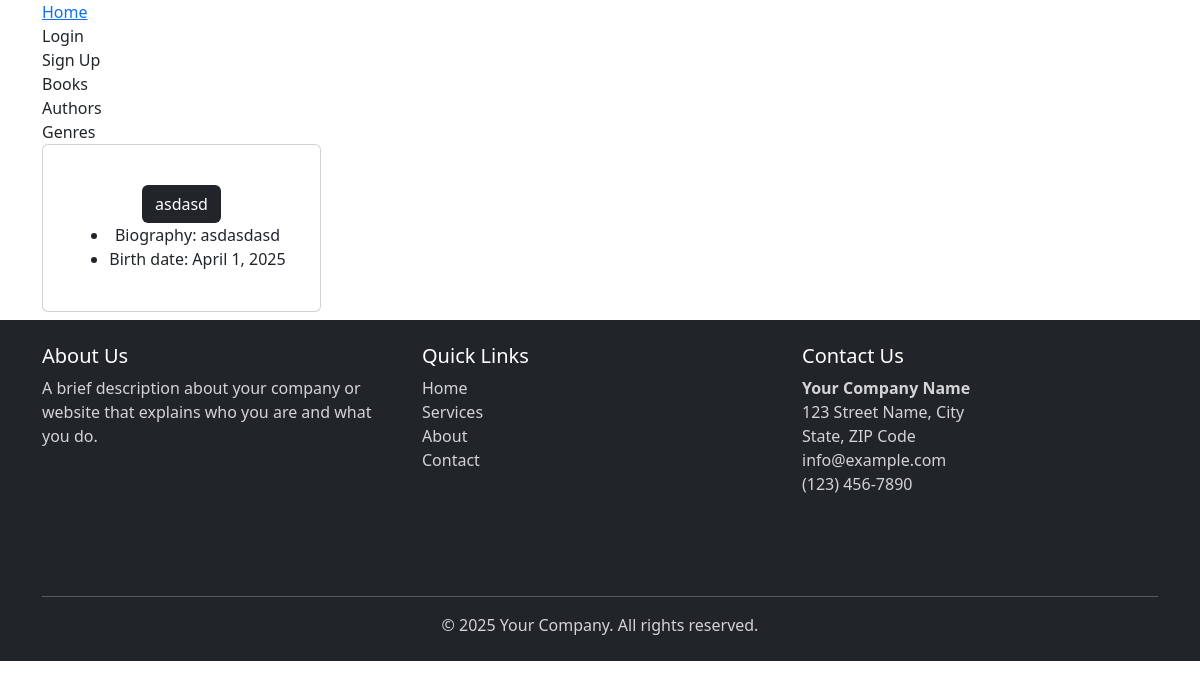
The app's page /bookstore_app/author_list/, older data.
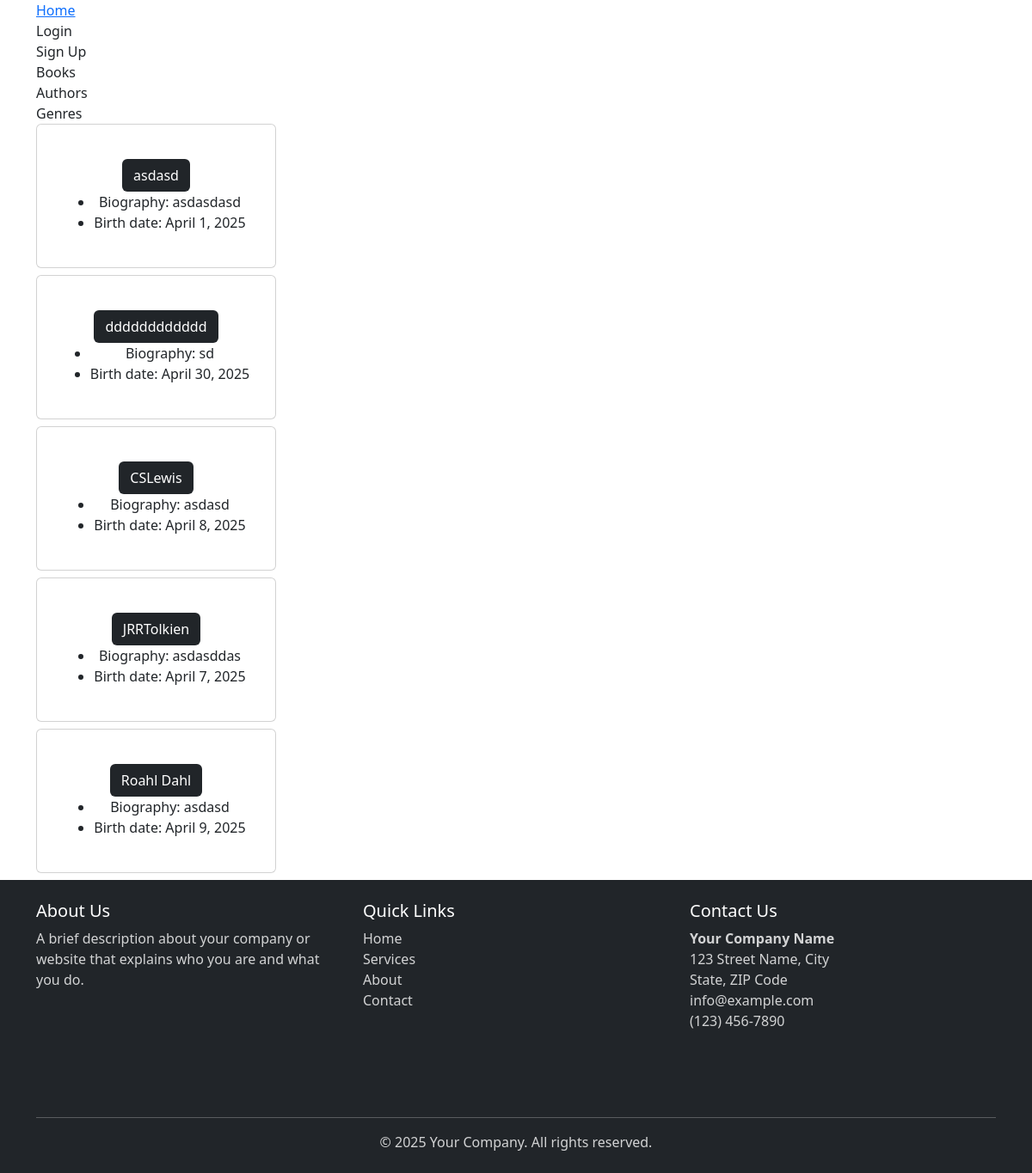
The same page, newer data.
### bookstore_app/models.py (models this page shows, shortened)
class Author(models.Model):
    name = models.CharField(max_length=100)
    biography = models.TextField()
    birth_date = models.DateField()

### bookstore_app/views.py (the view)
# urls.py: path('author_list/', views.AuthorListView, name='bookstore_app.author_list'),
def AuthorListView(request):
    authors = Author.objects.all()
    template_data = {}
    template_data['title'] = 'Authors'
    template_data['authors'] = authors
    return render(request, 'bookstore_app/author_list.html', {'template_data': template_data})

### templates/bookstore_app/author_list.html (shortened to what this page needs)
{% extends 'base.html' %}
{% block content %}
{% for author in template_data.authors %}
      <div class="col-md-4 col-lg-3 mb-2">
        <div class="p-2 card align-items-center pt-4">
          <div class="card-body text-center">
            <a href="{% url 'bookstore_app.author_detail' id=author.id %}" class="btn bg-dark text-white">
              {{ author.name }}
            </a>
            <ul>
                <li>Biography: {{author.biography}}</li>
                <li>Birth date: {{author.birth_date}}</li>
            </ul>
          </div>
        </div>
      </div>
{% endfor %}
{% endblock %}

Row changes from the older to the newer data that the page shows:
added Author: name "dddddddddddd", biography "sd", birth_date "April 30, 2025"
added Author: name "CSLewis", biography "asdasd", birth_date "April 8, 2025"
added Author: name "JRRTolkien", biography "asdasddas", birth_date "April 7, 2025"
added Author: name "Roahl Dahl", biography "asdasd", birth_date "April 9, 2025"
